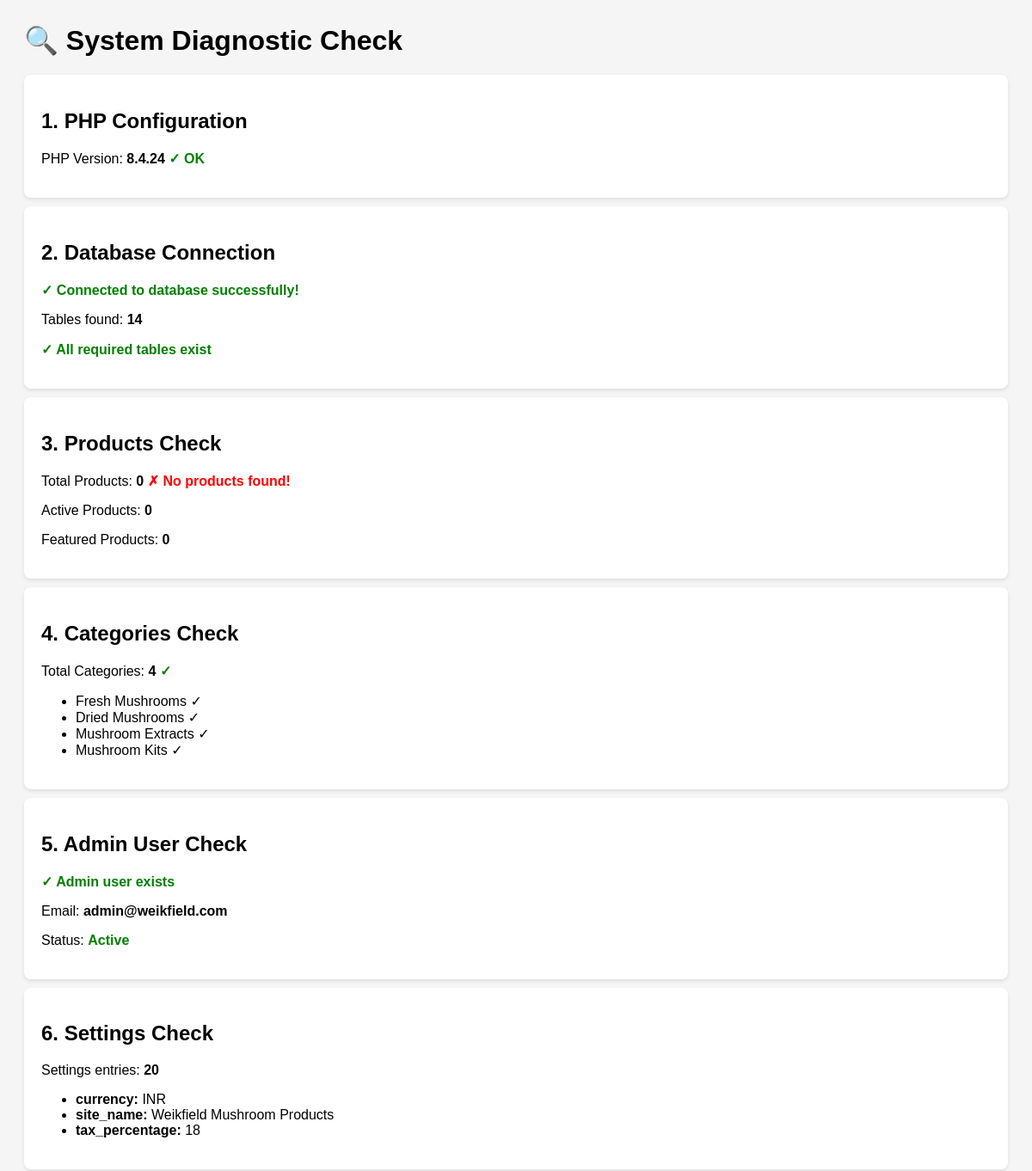
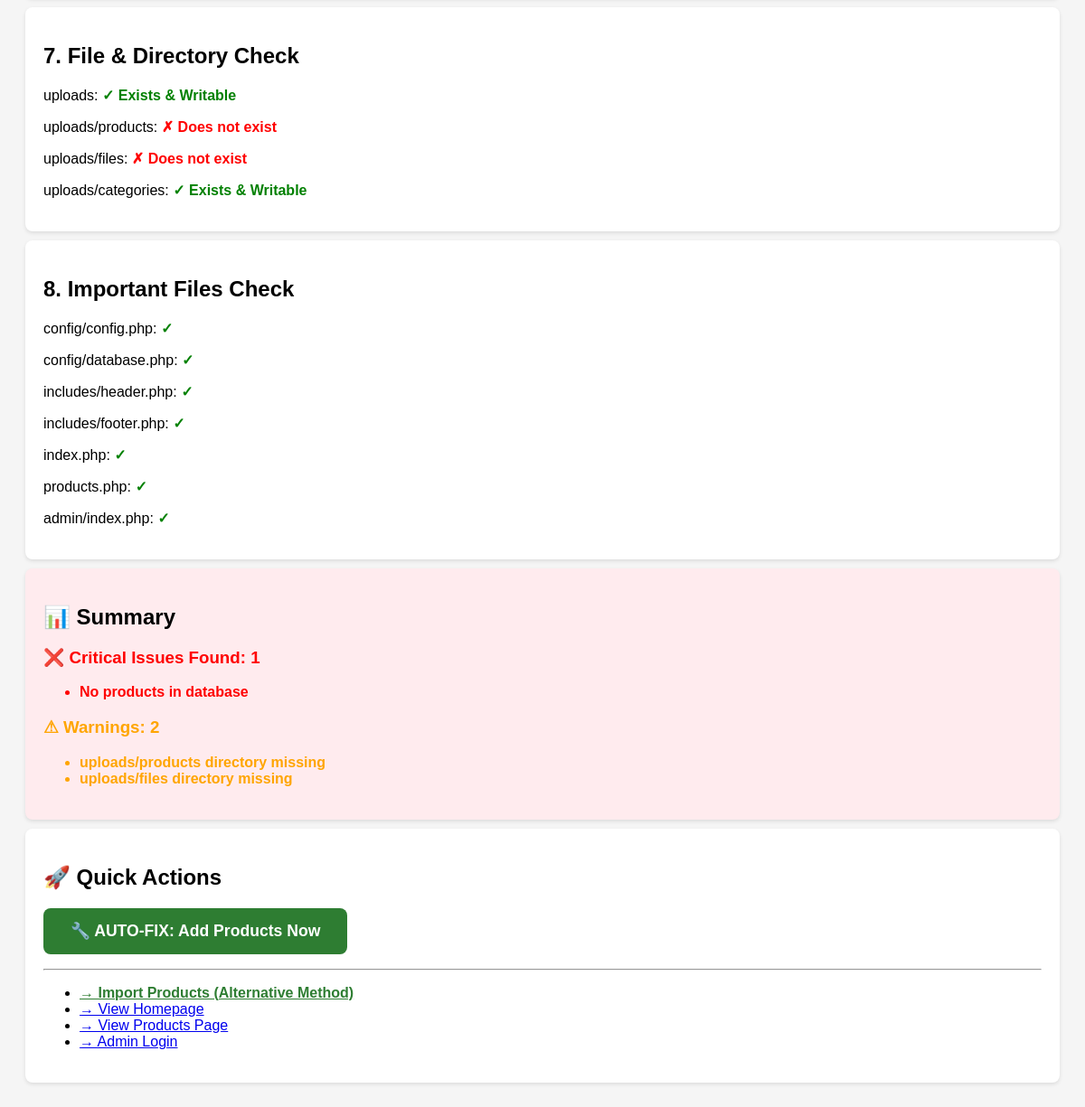
Page /check-system.php on the committed database (2 pictures, top to bottom).
### tables this page shows
CREATE TABLE categories (
    id INT PRIMARY KEY AUTO_INCREMENT,
    name VARCHAR(100) NOT NULL,
    slug VARCHAR(100) UNIQUE NOT NULL,
    description TEXT,
    image VARCHAR(255),
    is_active BOOLEAN DEFAULT TRUE,
    created_at TIMESTAMP DEFAULT CURRENT_TIMESTAMP,
    updated_at TIMESTAMP DEFAULT CURRENT_TIMESTAMP ON UPDATE CURRENT_TIMESTAMP,
    INDEX idx_slug (slug)
);

CREATE TABLE settings (
    id INT PRIMARY KEY AUTO_INCREMENT,
    setting_key VARCHAR(100) UNIQUE NOT NULL,
    setting_value TEXT,
    setting_type VARCHAR(50) DEFAULT 'text',
    updated_at TIMESTAMP DEFAULT CURRENT_TIMESTAMP ON UPDATE CURRENT_TIMESTAMP,
    INDEX idx_key (setting_key)
);

### check-system.php (the view, shortened to what this page needs)
<?php
echo "<h1>🔍 System Diagnostic Check</h1>";
$issues = [];
$warnings = [];
echo "<div class='box'>";
echo "<h2>1. PHP Configuration</h2>";
$php_version = phpversion();
echo "<p>PHP Version: <strong>$php_version</strong> ";
if (version_compare($php_version, '7.4', '>=')) {
    echo "<span class='success'>✓ OK</span></p>";
} else {
    echo "<span class='error'>✗ Too old (need 7.4+)</span></p>";
    $issues[] = "PHP version too old";
}
echo "</div>";
echo "<div class='box'>";
echo "<h2>2. Database Connection</h2>";
$host = 'localhost';
$user = 'root';
$pass = '';
$dbname = 'weikfield_mushroom';
try {
    $conn = new mysqli($host, $user, $pass, $dbname);
    if ($conn->connect_error) {
        echo "<p class='error'>✗ Connection Failed: " . $conn->connect_error . "</p>";
        $issues[] = "Database connection failed";
    } else {
        echo "<p class='success'>✓ Connected to database successfully!</p>";
        $result = $conn->query("SHOW TABLES");
        $tables = [];
        while ($row = $result->fetch_array()) {
            $tables[] = $row[0];
        }
        echo "<p>Tables found: <strong>" . count($tables) . "</strong></p>";
        $required_tables = ['products', 'categories', 'users', 'admins', 'orders', 'cart', 'coupons', 'settings'];
        $missing_tables = array_diff($required_tables, $tables);
        if (empty($missing_tables)) {
            echo "<p class='success'>✓ All required tables exist</p>";
        } else {
            echo "<p class='error'>✗ Missing tables: " . implode(', ', $missing_tables) . "</p>";
            $issues[] = "Missing database tables";
        }
    }
} catch (Exception $e) {
    echo "<p class='error'>✗ Database Error: " . $e->getMessage() . "</p>";
    $issues[] = "Database error: " . $e->getMessage();
}
echo "</div>";
if (isset($conn) && !$conn->connect_error) {
    echo "<div class='box'>";
    echo "<h2>3. Products Check</h2>";
    $result = $conn->query("SELECT COUNT(*) as count FROM products");
    $row = $result->fetch_assoc();
    $product_count = $row['count'];
    echo "<p>Total Products: <strong>$product_count</strong> ";
    if ($product_count > 0) {
        echo "<span class='success'>✓</span></p>";
    } else {
        echo "<span class='error'>✗ No products found!</span></p>";
        $issues[] = "No products in database";
    }
    $result = $conn->query("SELECT COUNT(*) as count FROM products WHERE is_active = 1");
    $row = $result->fetch_assoc();
    echo "<p>Active Products: <strong>" . $row['count'] . "</strong></p>";
    $result = $conn->query("SELECT COUNT(*) as count FROM products WHERE is_featured = 1");
    $row = $result->fetch_assoc();
    echo "<p>Featured Products: <strong>" . $row['count'] . "</strong></p>";
    echo "</div>";
    echo "<div class='box'>";
    echo "<h2>4. Categories Check</h2>";
    $result = $conn->query("SELECT COUNT(*) as count FROM categories");
    $row = $result->fetch_assoc();
    $category_count = $row['count'];
    echo "<p>Total Categories: <strong>$category_count</strong> ";
    if ($category_count > 0) {
        echo "<span class='success'>✓</span></p>";
    } else {
        echo "<span class='warning'>⚠ No categories</span></p>";
        $warnings[] = "No categories found";
    }
    if ($category_count > 0) {
        echo "<ul>";
        $result = $conn->query("SELECT id, name, is_active FROM categories");
        while ($row = $result->fetch_assoc()) {
            echo "<li>" . htmlspecialchars($row['name']) . " " . ($row['is_active'] ? '✓' : '✗') . "</li>";
        }
        echo "</ul>";
    }
    echo "</div>";
    echo "<div class='box'>";
    echo "<h2>5. Admin User Check</h2>";
    $result = $conn->query("SELECT COUNT(*) as count FROM admins");
    $row = $result->fetch_assoc();
    if ($row['count'] > 0) {
        echo "<p class='success'>✓ Admin user exists</p>";
        $result = $conn->query("SELECT email, is_active FROM admins LIMIT 1");
        $admin = $result->fetch_assoc();
        echo "<p>Email: <strong>" . $admin['email'] . "</strong></p>";
        echo "<p>Status: " . ($admin['is_active'] ? '<span class="success">Active</span>' : '<span class="error">Inactive</span>') . "</p>";
    } else {
        echo "<p class='error'>✗ No admin user found!</p>";
        $issues[] = "No admin user";
    }
    echo "</div>";
    echo "<div class='box'>";
    echo "<h2>6. Settings Check</h2>";
    $result = $conn->query("SELECT COUNT(*) as count FROM settings");
    $row = $result->fetch_assoc();
    echo "<p>Settings entries: <strong>" . $row['count'] . "</strong></p>";
    if ($row['count'] > 0) {
        $result = $conn->query("SELECT setting_key, setting_value FROM settings WHERE setting_key IN ('site_name', 'currency', 'tax_percentage')");
        echo "<ul>";
        while ($row = $result->fetch_assoc()) {
            echo "<li><strong>" . $row['setting_key'] . ":</strong> " . $row['setting_value'] . "</li>";
        }
        echo "</ul>";
    }
    echo "</div>";
}
echo "<div class='box'>";
echo "<h2>7. File & Directory Check</h2>";
$dirs_to_check = [
    'uploads' => __DIR__ . '/uploads',
    'uploads/products' => __DIR__ . '/uploads/products',
    'uploads/files' => __DIR__ . '/uploads/files',
    'uploads/categories' => __DIR__ . '/uploads/categories'
];
foreach ($dirs_to_check as $name => $path) {
    if (file_exists($path)) {
        if (is_writable($path)) {
            echo "<p>$name: <span class='success'>✓ Exists & Writable</span></p>";
        } else {
            echo "<p>$name: <span class='warning'>⚠ Exists but not writable</span></p>";
            $warnings[] = "$name directory not writable";
        }
    } else {
        echo "<p>$name: <span class='error'>✗ Does not exist</span></p>";
        $warnings[] = "$name directory missing";
    }
}
echo "</div>";
echo "<div class='box'>";
echo "<h2>8. Important Files Check</h2>";
$files_to_check = [
    'config/config.php',
    'config/database.php',
    'includes/header.php',
    'includes/footer.php',
    'index.php',
    'products.php',
    'admin/index.php'
];
foreach ($files_to_check as $file) {
    $path = __DIR__ . '/' . $file;
    if (file_exists($path)) {
        echo "<p>$file: <span class='success'>✓</span></p>";
    } else {
        echo "<p>$file: <span class='error'>✗ Missing</span></p>";
        $issues[] = "$file is missing";
    }
}
echo "</div>";
echo "<div class='box' style='background: " . (empty($issues) ? '#e8f5e9' : '#ffebee') . ";'>";
echo "<h2>📊 Summary</h2>";
if (empty($issues) && empty($warnings)) {
    echo "<h3 class='success'>✅ Everything looks good!</h3>";
    echo "<p>Your system is properly configured.</p>";
} else {
    if (!empty($issues)) {
        echo "<h3 class='error'>❌ Critical Issues Found: " . count($issues) . "</h3>";
        echo "<ul>";
        foreach ($issues as $issue) {
            echo "<li class='error'>$issue</li>";
        }
        echo "</ul>";
    }
    if (!empty($warnings)) {
        echo "<h3 class='warning'>⚠ Warnings: " . count($warnings) . "</h3>";
        echo "<ul>";
        foreach ($warnings as $warning) {
            echo "<li class='warning'>$warning</li>";
        }
        echo "</ul>";
    }
}
echo "</div>";
echo "<div class='box'>";
echo "<h2>🚀 Quick Actions</h2>";
if (!empty($issues) && in_array("No products in database", $issues)) {
    echo "<p><a href='?autofix=products' style='display: inline-block; background: #2e7d32; color: white; padding: 15px 30px; text-decoration: none; border-radius: 8px; font-weight: bold; font-size: 1.1rem;'>🔧 AUTO-FIX: Add Products Now</a></p>";
    echo "<hr>";
}
echo "<ul>";
echo "<li><a href='import-products-now.php' style='color: #2e7d32; font-weight: bold;'>→ Import Products (Alternative Method)</a></li>";
echo "<li><a href='index.php' target='_blank'>→ View Homepage</a></li>";
echo "<li><a href='products.php' target='_blank'>→ View Products Page</a></li>";
echo "<li><a href='admin/login.php' target='_blank'>→ Admin Login</a></li>";
echo "</ul>";
echo "</div>";
?>

### check-system.php (style rules this page uses)
.success { color: green; font-weight: bold; }
.error { color: red; font-weight: bold; }
.warning { color: orange; font-weight: bold; }
.box { background: white; padding: 20px; margin: 10px 0; border-radius: 8px; box-shadow: 0 2px 4px rgba(0,0,0,0.1); }

### rows in the picture
categories: name "Fresh Mushrooms"
categories: name "Dried Mushrooms"
categories: name "Mushroom Extracts"
categories: name "Mushroom Kits"
settings: setting_key "currency", setting_value "INR"
settings: setting_key "site_name", setting_value "Weikfield Mushroom Products"
settings: setting_key "tax_percentage", setting_value "18"

### other values in the picture
$php_version "8.4.24"
count($tables) "14"
$product_count "0"
$row['count'] "0"
$category_count "4"
$admin['email'] "admin@weikfield.com"
$row['count'] "20"
$name "uploads"
$name "uploads/products"
$name "uploads/files"
$name "uploads/categories"
$file "config/config.php"
$file "config/database.php"
$file "includes/header.php"
$file "includes/footer.php"
